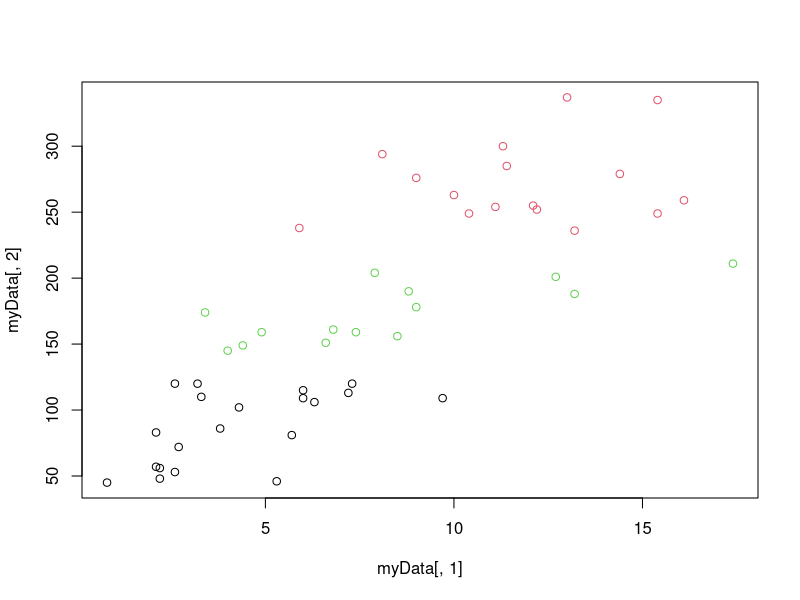
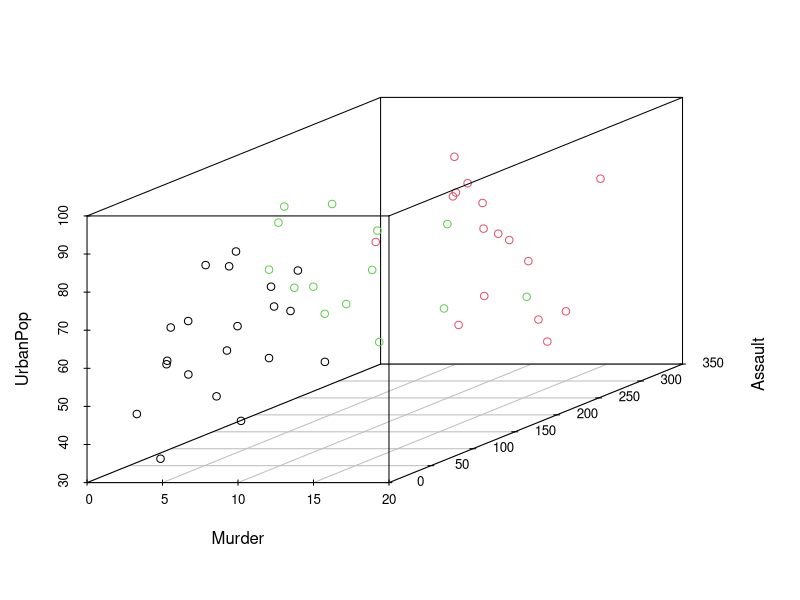
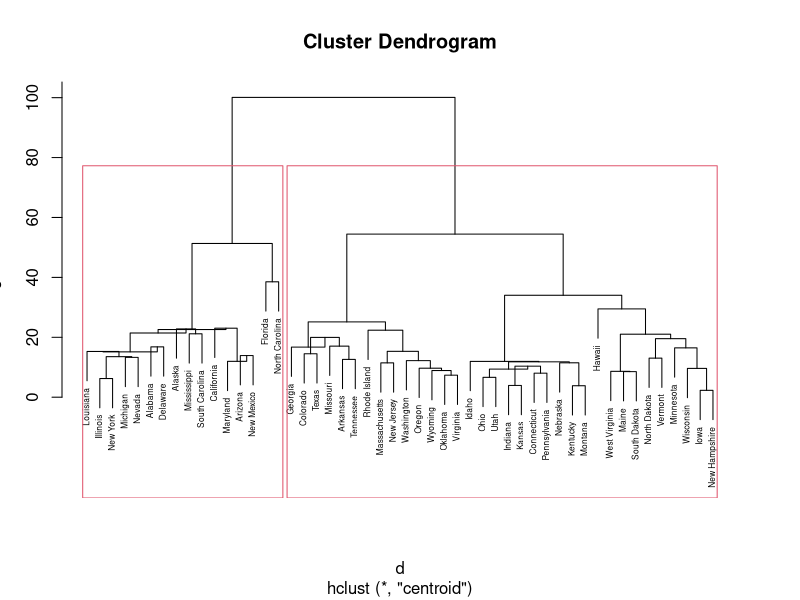

Write R code to recreate these figures, in order.
data("USArrests")
?USArrests
myData <- USArrests

# K-means
K <- 3
maxIter <- 10
set.seed(0)
km <- kmeans(myData, K, maxIter)
km$cluster
km$centers
plot(myData[ ,1], myData[ ,2], col = km$cluster)

# 3-d scatter plot
install.packages("scatterplot3d")
library(scatterplot3d)
scatterplot3d(myData[ ,1:3], color = km$cluster)

# hierarchical clustering
d <- dist(myData, method = "euclidean")
hc <- hclust(d, method = "centroid")
plot(hc, cex = 0.5)
rect.hclust(hc, k=2)
hc_label <- cutree(hc, k=2)
hc_label[1:5]
